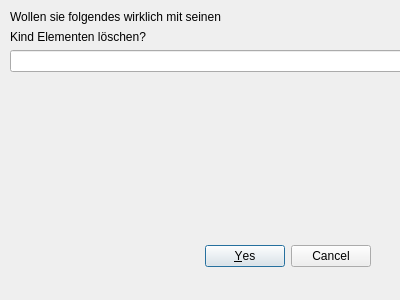
<?xml version="1.0" encoding="UTF-8"?>
<ui version="4.0">
 <class>deleteDialog</class>
 <widget class="QDialog" name="deleteDialog">
  <property name="geometry">
   <rect>
    <x>0</x>
    <y>0</y>
    <width>400</width>
    <height>300</height>
   </rect>
  </property>
  <property name="windowTitle">
   <string>Dialog</string>
  </property>
  <widget class="QDialogButtonBox" name="buttonBox">
   <property name="geometry">
    <rect>
     <x>30</x>
     <y>240</y>
     <width>341</width>
     <height>32</height>
    </rect>
   </property>
   <property name="acceptDrops">
    <bool>false</bool>
   </property>
   <property name="orientation">
    <enum>Qt::Orientation::Horizontal</enum>
   </property>
   <property name="standardButtons">
    <set>QDialogButtonBox::StandardButton::Cancel|QDialogButtonBox::StandardButton::Yes</set>
   </property>
  </widget>
  <widget class="QWidget" name="verticalLayoutWidget">
   <property name="geometry">
    <rect>
     <x>10</x>
     <y>10</y>
     <width>399</width>
     <height>221</height>
    </rect>
   </property>
   <layout class="QVBoxLayout" name="verticalLayout">
    <item>
     <widget class="QLabel" name="label">
      <property name="text">
       <string>Wollen sie folgendes wirklich mit seinen</string>
      </property>
     </widget>
    </item>
    <item>
     <widget class="QLabel" name="label_2">
      <property name="text">
       <string>Kind Elementen löschen?</string>
      </property>
      <property name="margin">
       <number>0</number>
      </property>
     </widget>
    </item>
    <item>
     <widget class="QLineEdit" name="pathToDelete">
      <property name="readOnly">
       <bool>true</bool>
      </property>
     </widget>
    </item>
    <item>
     <spacer name="verticalSpacer">
      <property name="orientation">
       <enum>Qt::Orientation::Vertical</enum>
      </property>
      <property name="sizeHint" stdset="0">
       <size>
        <width>20</width>
        <height>40</height>
       </size>
      </property>
     </spacer>
    </item>
   </layout>
  </widget>
 </widget>
 <resources/>
 <connections>
  <connection>
   <sender>buttonBox</sender>
   <signal>accepted()</signal>
   <receiver>deleteDialog</receiver>
   <slot>accept()</slot>
   <hints>
    <hint type="sourcelabel">
     <x>248</x>
     <y>254</y>
    </hint>
    <hint type="destinationlabel">
     <x>157</x>
     <y>274</y>
    </hint>
   </hints>
  </connection>
  <connection>
   <sender>buttonBox</sender>
   <signal>rejected()</signal>
   <receiver>deleteDialog</receiver>
   <slot>reject()</slot>
   <hints>
    <hint type="sourcelabel">
     <x>316</x>
     <y>260</y>
    </hint>
    <hint type="destinationlabel">
     <x>286</x>
     <y>274</y>
    </hint>
   </hints>
  </connection>
 </connections>
</ui>
